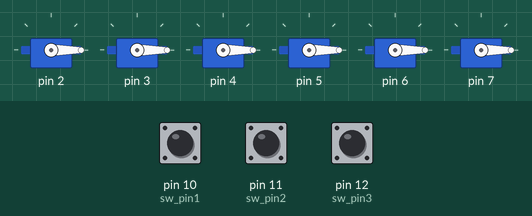
Bench run of a sketch on a simulated Arduino Uno, built with avr-gcc and run on an emulated ATmega328P. Shown: 6 × servo. The inputs (shaded band) are chosen by the test bench; at power-on: pin 10 (sw_pin1) LOW, pin 11 (sw_pin2) LOW, pin 12 (sw_pin3) LOW.

Above: at 1.2 s.
1.3 s: pin 10 (sw_pin1) pulled HIGH for 0.15 s
At 1.55 s:
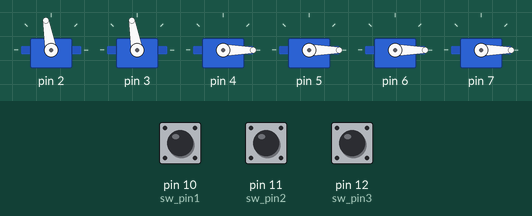
3.7 s: pin 11 (sw_pin2) pulled HIGH for 1 s
At 3.81 s:
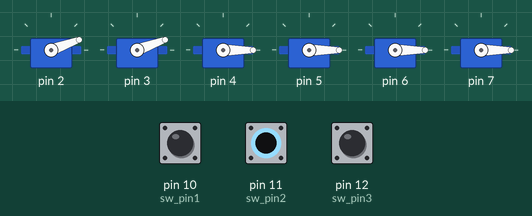
6.7 s: pin 12 (sw_pin3) pulled HIGH for 1 s
At 7.3 s:
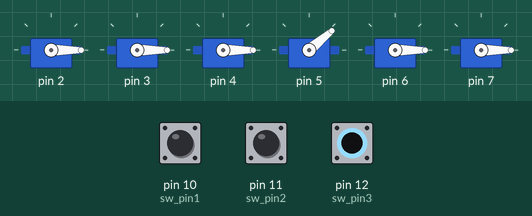
9.7 s: pin 12 (sw_pin3) pulled HIGH for 3.2 s
At 9.98 s:
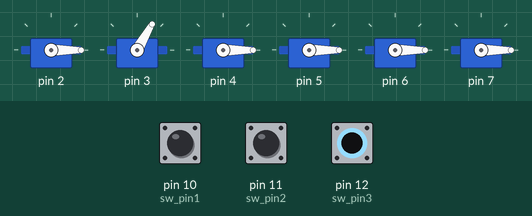
14.4 s: pin 10 (sw_pin1) pulled HIGH for 3.2 s
At 14.92 s:
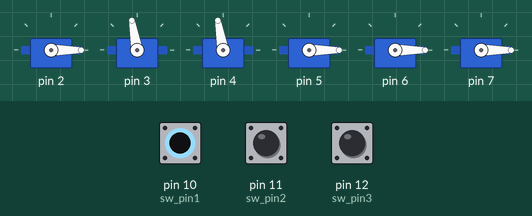
Timing chart, 0 to 19.0 s (numbered marks = the images above; inputs shaded):
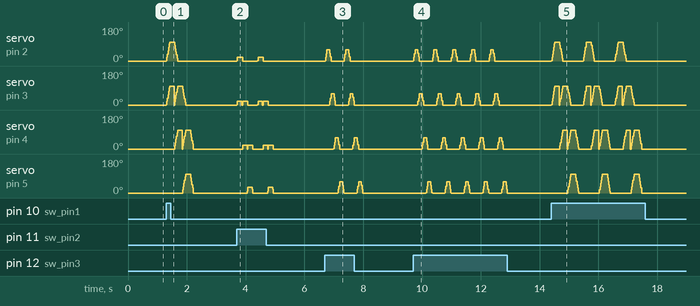

Measured:
- after the input at 3.7 s, servo on pin 2: alternates 20° for 0.20 s and 0° for 0.50 s, 4 changes in all, then stays 0°, starting at once; servo on pin 4: alternates 20° for 0.35 s and 0° for 0.35 s, 4 changes in all, then stays 0°, starting after 0.20 s

The sketch:

servo_wave_switch_2.ino
```cpp
#include <Servo.h>

#define INTERVAL 1
const int sw_pin1 = 10;
const int sw_pin2 = 11;
const int sw_pin3 = 12;
boolean sw_state1 = false;
boolean sw_state2 = false;
boolean sw_state3 = false;
//boolean arm_forward = true;
//boolean arm_forward2 = true;


Servo g_servo[6];

void setup()
{
  for(int i = 0; i < 6; i++){
    g_servo[i].attach(i + 2);
  }
  pinMode(sw_pin1, INPUT);
  pinMode(sw_pin2, INPUT);
  pinMode(sw_pin3, INPUT);

  for(int i = 0; i < 6; i++){
    g_servo[i].write(0);
    //delay(interval);
    //Serial.println("Servo3: " + i);
  }

  Serial.begin(9600);

}

void loop()
{
  //int iValue = digitalRead(SWICTH);
  //int iAngle = Map(iValue, 0, 1023, 0, 180, true);

  int current_state1 = digitalRead(sw_pin1);
  int current_state2 = digitalRead(sw_pin2);
  int current_state3 = digitalRead(sw_pin3);

  if(current_state1){
    sw_state1 = true;
    //arm_forward = !arm_forward;
  }

  if(current_state2){
    sw_state2 = true;
    //arm_forward = !arm_forward;
  }

  if(current_state3){
    sw_state3 = true;
    //arm_forward = !arm_forward;
  }

//  if(sw_state1){
//    for(int h = 0; h < 3; h++){
//      for(int i = 0; i <= 120; i++){
//        int j;
//        for(j = h; j < h + 2; j++){
//          g_servo[j].write(i);
//        }
//        if(j > 1){
//          g_servo[j - 1].write(120-i);
//        }
//        delay(INTERVAL);
//      }
//      delay(250);
//    }
//
//    for(int h = 0; h <= 120; h++){
//      for(int i = 2; i < 4; i++){
//        g_servo[i].write(120 - h);
//      }
//      delay(INTERVAL);
//    }
//    delay(250);
//    sw_state1 = false;
//  }

  if(sw_state1){
    for(int h = 0; h <= 100; h++){
      for(int i = 0; i < 2; i++){
        g_servo[i].write(h);
      }
      delay(INTERVAL);
    }

    delay(150);

    for(int h = 0; h <= 100; h++){
      for(int i = 1; i < 3; i++){
        g_servo[i].write(h);
      }
      g_servo[0].write(100-h);
      delay(INTERVAL);
    }

    delay(150);

     for(int h = 0; h <= 100; h++){
      for(int i = 2; i < 4; i++){
        g_servo[i].write(h);
      }
      g_servo[1].write(100-h);
      delay(INTERVAL);
    }

    delay(150);

     for(int h = 0; h <= 100; h++){
      for(int i = 2; i < 4; i++){
        g_servo[i].write(100 - h);
      }
      delay(INTERVAL);
    }

    delay(150);

//    pre_state = HIGH;
    //arm_forward1 = true;
    sw_state1 = false;
  }

   if(sw_state2){
    for(int h = 0; h <= 20; h++){
      for(int i = 0; i < 2; i++){
        g_servo[i].write(h);
      }
      delay(INTERVAL);
    }

    delay(150);

    for(int h = 0; h <= 20; h++){
      for(int i = 1; i < 3; i++){
        g_servo[i].write(h);
      }
      g_servo[0].write(20-h);
      delay(INTERVAL);
    }

    delay(150);

//     for(int h = 0; h <= 45; h++){
//      for(int i = 2; i < 4; i++){
//        g_servo[i].write(h);
//      }
//      g_servo[1].write(45-h);
//      delay(INTERVAL);
//    }

    for(int h = 0; h <= 20; h++){
//      for(int i = 2; i < 4; i++){
//        g_servo[i].write(h);
//      }
      g_servo[2].write(h);
      g_servo[3].write(h+10);
      g_servo[1].write(20-h);
      delay(INTERVAL);
    }

    delay(150);

    for(int h = 0; h <= 20; h++){
      for(int i = 2; i < 4; i++){
        g_servo[i].write(20-h);
      }
      delay(INTERVAL);
    }

    delay(150);

//    pre_state = HIGH;
    //arm_forward1 = true;
    sw_state2 = false;
  }


  if(sw_state3){
//    for(int i = 0; i < 4; i++){
//      forward(i, INTERVAL);
//    }
//    pre_state = HIGH;
    //arm_forward = true;

  for(int i = 0; i <= 60; i++){
    g_servo[0].write(i);
    delay(INTERVAL);
    //Serial.println("Servo3: " + i);
  }

  delay(75);

  for(int i = 0; i <= 60; i++){
    g_servo[0].write(60 - i);
    g_servo[1].write(i);
    delay(INTERVAL);
    //Serial.println("Servo3: " + i);
  }

  delay(75);

   for(int i = 0; i <= 60; i++){
    g_servo[1].write(60 - i);
    g_servo[2].write(i);
    delay(INTERVAL);
    //Serial.println("Servo3: " + i);
  }

  delay(75);

   for(int i = 0; i <= 60; i++){
    g_servo[2].write(60 - i);
    g_servo[3].write(i);
    delay(INTERVAL);
    //Serial.println("Servo3: " + i);
  }

  delay(75);

  for(int i = 0; i <= 60; i++){
    g_servo[3].write(60 - i);
    delay(INTERVAL);
    //Serial.println("Servo3: " + i);
  }

  //delay(50);

    sw_state3 = false;
  }

}

void forward(int s_number, int interval){
   for(int i = 0; i <= 90; i++){
    g_servo[s_number].write(i);
    delay(interval);
    //Serial.println("Servo3: " + i);
  }
}

void reverse(int s_number, int interval){
  for(int i = 90; i >= 0; i--){
    g_servo[s_number].write(i);
    delay(interval);
    //Serial.println("Servo3: " + i);
  }
}
```
